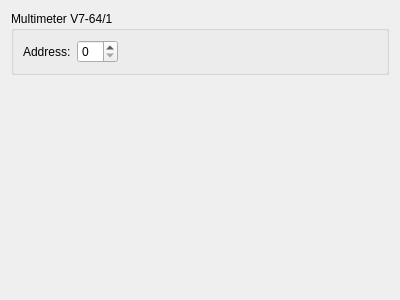
<?xml version="1.0" encoding="UTF-8"?>
<ui version="4.0">
 <class>Worker_fake_v764_1</class>
 <widget class="QWidget" name="Worker_fake_v764_1">
  <property name="geometry">
   <rect>
    <x>0</x>
    <y>0</y>
    <width>400</width>
    <height>300</height>
   </rect>
  </property>
  <property name="windowTitle">
   <string>Form</string>
  </property>
  <layout class="QVBoxLayout" name="verticalLayout">
   <item>
    <widget class="QGroupBox" name="groupBox">
     <property name="sizePolicy">
      <sizepolicy hsizetype="Preferred" vsizetype="Fixed">
       <horstretch>0</horstretch>
       <verstretch>0</verstretch>
      </sizepolicy>
     </property>
     <property name="title">
      <string>Multimeter V7-64/1</string>
     </property>
     <layout class="QHBoxLayout" name="horizontalLayout_2">
      <item>
       <widget class="QLabel" name="label">
        <property name="text">
         <string>Address:</string>
        </property>
       </widget>
      </item>
      <item>
       <widget class="QSpinBox" name="sb_address"/>
      </item>
      <item>
       <spacer name="horizontalSpacer_2">
        <property name="orientation">
         <enum>Qt::Horizontal</enum>
        </property>
        <property name="sizeHint" stdset="0">
         <size>
          <width>40</width>
          <height>20</height>
         </size>
        </property>
       </spacer>
      </item>
     </layout>
    </widget>
   </item>
   <item>
    <widget class="LogBox" name="log_widget" native="true"/>
   </item>
  </layout>
 </widget>
 <customwidgets>
  <customwidget>
   <class>LogBox</class>
   <extends>QWidget</extends>
   <header>logbox.hpp</header>
   <container>1</container>
  </customwidget>
 </customwidgets>
 <resources/>
 <connections/>
</ui>
